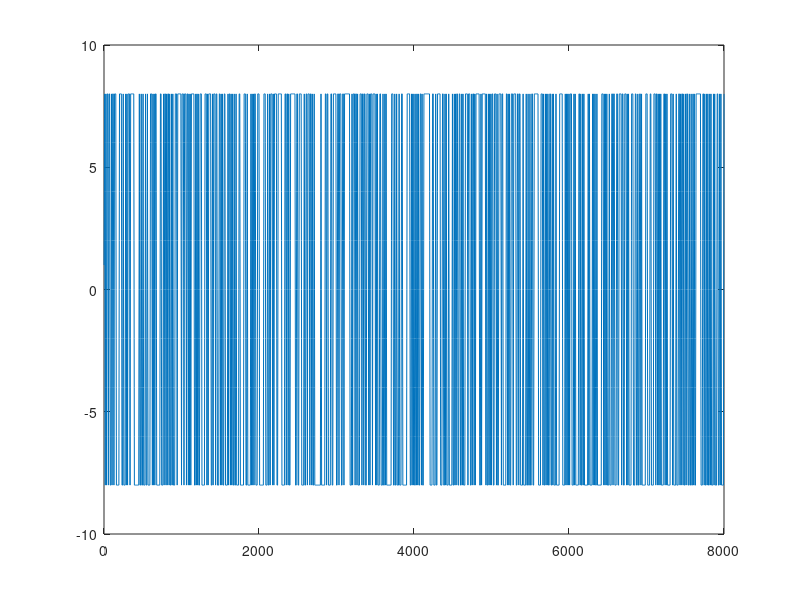
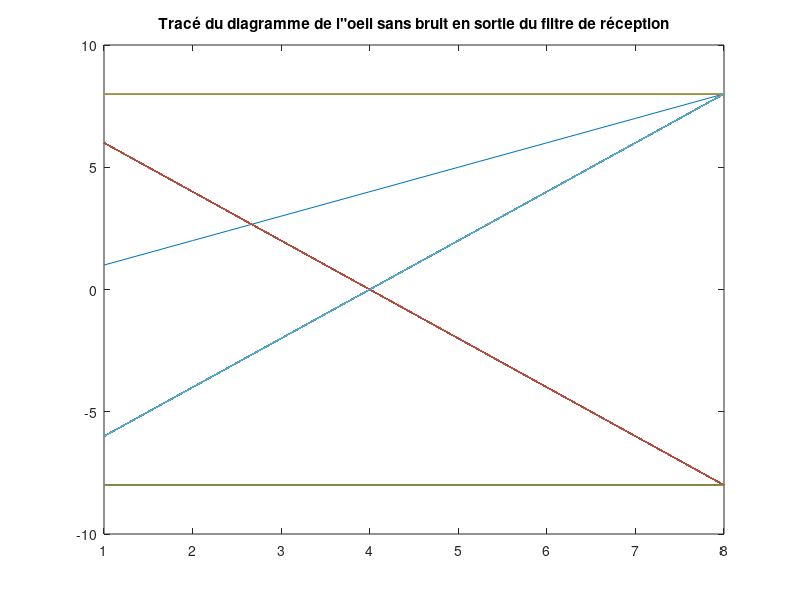
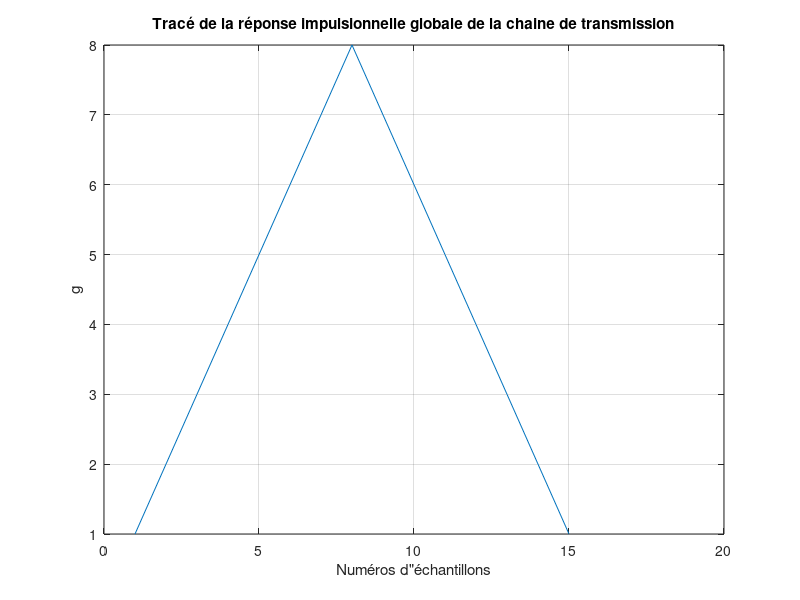

The MATLAB source for these figures, in order:
%%%%%%%%%%%%%%%%%%%%%%%%%%%%%%%%%%%%%%%%%%%%%%%%%%%%%%%%%%%%%%%%%%%%%%%
% IMPLANTATION DU BLOC MODULATEUR DEMODULATEUR SANS CANAL
% Nom Prénom, Avril 2025
%%%%%%%%%%%%%%%%%%%%%%%%%%%%%%%%%%%%%%%%%%%%%%%%%%%%%%%%%%%%%%%%%%%%%%%

clear all
close all

%% %%%%%%%%%%%%%%%%%%%%%%%%%%%%%%%%%%%%%%%%%%%%%%%%%%%%%%%%%%%%%%%%%%%%%%%%%
%PARAMETRES GENERAUX 
%%%%%%%%%%%%%%%%%%%%%%%%%%%%%%%%%%%%%%%%%%%%%%%%%%%%%%%%%%%%%%%%%%%%%%%%%%%
Fe=24000;       %Fréquence d'échantillonnage
Te=1/Fe;        %Période d'échantillonnage
Rb=3000;        %Débit binaire souhaité
N=1000;         %Nombre de bits générés

M= 2;         %Ordre de la modulation :           A COMPLETER
Rs=Rb/log2(M);         %Débit symbole :                    A COMPLETER
Ns=1/(Rs*Te);         %Facteur de suréchantillonnage :    A COMPLETER

%% %%%%%%%%%%%%%%%%%%%%%%%%%%%%%%%%%%%%%%%%%%%%%%%%%%%%%%%%%%%%%%%%%%%%%%%%%
%GENERATION DE L'INFORMATION BINAIRE
%%%%%%%%%%%%%%%%%%%%%%%%%%%%%%%%%%%%%%%%%%%%%%%%%%%%%%%%%%%%%%%%%%%%%%%%%%%
bits=randi([0,1],1,N);

%% %%%%%%%%%%%%%%%%%%%%%%%%%%%%%%%%%%%%%%%%%%%%%%%%%%%%%%%%%%%%%%%%%%%%%%%%%
%MAPPING
%%%%%%%%%%%%%%%%%%%%%%%%%%%%%%%%%%%%%%%%%%%%%%%%%%%%%%%%%%%%%%%%%%%%%%%%%%%
symboles = bits*2-1;     % A COMPLETER

%% %%%%%%%%%%%%%%%%%%%%%%%%%%%%%%%%%%%%%%%%%%%%%%%%%%%%%%%%%%%%%%%%%%%%%%%%%
%SURECHANTILLONNAGE
%%%%%%%%%%%%%%%%%%%%%%%%%%%%%%%%%%%%%%%%%%%%%%%%%%%%%%%%%%%%%%%%%%%%%%%%%%%
somme_Diracs_ponderes=kron(symboles,[1 zeros(1,Ns-1)]);

%% %%%%%%%%%%%%%%%%%%%%%%%%%%%%%%%%%%%%%%%%%%%%%%%%%%%%%%%%%%%%%%%%%%%%%%%%%
%FILTRAGE DE MISE EN FORME
%%%%%%%%%%%%%%%%%%%%%%%%%%%%%%%%%%%%%%%%%%%%%%%%%%%%%%%%%%%%%%%%%%%%%%%%%%%
%Génération de la réponse impulsionnelle du filtre de mise en forme
h = ones(1, Ns);             % A COMPLETER 
%Filtrage de mise en forme
Signal_emis=filter(h,1,somme_Diracs_ponderes);

%% %%%%%%%%%%%%%%%%%%%%%%%%%%%%%%%%%%%%%%%%%%%%%%%%%%%%%%%%%%%%%%%%%%%%%%%%%
%PAS DE CANAL DE PROPAGATION
%%%%%%%%%%%%%%%%%%%%%%%%%%%%%%%%%%%%%%%%%%%%%%%%%%%%%%%%%%%%%%%%%%%%%%%%%%%
Signal_recu=Signal_emis;

%% %%%%%%%%%%%%%%%%%%%%%%%%%%%%%%%%%%%%%%%%%%%%%%%%%%%%%%%%%%%%%%%%%%%%%%%%%
%FILTRAGE DE RECEPTION
%%%%%%%%%%%%%%%%%%%%%%%%%%%%%%%%%%%%%%%%%%%%%%%%%%%%%%%%%%%%%%%%%%%%%%%%%%%
%Réponse impulsionnelle du filtre de réception
hr = h;             % A COMPLETER  
%Filtrage de réception
Signal_recu_filtre=filter(hr,1,Signal_recu);
figure
plot(Signal_recu_filtre)

%% %%%%%%%%%%%%%%%%%%%%%%%%%%%%%%%%%%%%%%%%%%%%%%%%%%%%%%%%%%%%%%%%%%%%%%%%%
%DIAGRAMME DE L'OEIL EN SORTIE DU FILTRE DE RECEPTION SANS BRUIT
%%%%%%%%%%%%%%%%%%%%%%%%%%%%%%%%%%%%%%%%%%%%%%%%%%%%%%%%%%%%%%%%%%%%%%%%%%%
oeil=reshape(Signal_recu_filtre,Ns,length(Signal_recu_filtre)/Ns);
figure
plot(oeil)
title('Tracé du diagramme de l"oeil sans bruit en sortie du filtre de réception')

%% %%%%%%%%%%%%%%%%%%%%%%%%%%%%%%%%%%%%%%%%%%%%%%%%%%%%%%%%%%%%%%%%%%%%%%%%%
%TRACE DE LA REPONSE IMPULSIONNELLE GLOBALE DE LA CHAINE DE TRANSMISSION
%%%%%%%%%%%%%%%%%%%%%%%%%%%%%%%%%%%%%%%%%%%%%%%%%%%%%%%%%%%%%%%%%%%%%%%%%%%
g=conv(h, hr);     % A COMPLETER 
figure
plot(g)
ylabel('g')
xlabel('Numéros d"échantillons')
grid
title('Tracé de la réponse impulsionnelle globale de la chaine de transmission')

%% %%%%%%%%%%%%%%%%%%%%%%%%%%%%%%%%%%%%%%%%%%%%%%%%%%%%%%%%%%%%%%%%%%%%%%%%%
%ECHANTILLONNAGE AU RYTHME SYMBOLE
%%%%%%%%%%%%%%%%%%%%%%%%%%%%%%%%%%%%%%%%%%%%%%%%%%%%%%%%%%%%%%%%%%%%%%%%%%%
%Choix de n0
n0=input('Choix de n0 pour échantillonnage à n0+mNs ? \n');     
%Echantillonnage à n0+mNs
Signal_echantillonne=Signal_recu_filtre(n0:Ns:end);

%% %%%%%%%%%%%%%%%%%%%%%%%%%%%%%%%%%%%%%%%%%%%%%%%%%%%%%%%%%%%%%%%%%%%%%%%%%
%DECISIONS SUR LES SYMBOLES 
%%%%%%%%%%%%%%%%%%%%%%%%%%%%%%%%%%%%%%%%%%%%%%%%%%%%%%%%%%%%%%%%%%%%%%%%%%%
symboles_recus=sign(Signal_echantillonne);  % A COMPLETER 

%% %%%%%%%%%%%%%%%%%%%%%%%%%%%%%%%%%%%%%%%%%%%%%%%%%%%%%%%%%%%%%%%%%%%%%%%%%
%CALCUL DU TAUX D'ERREUR SYMBOLE
%%%%%%%%%%%%%%%%%%%%%%%%%%%%%%%%%%%%%%%%%%%%%%%%%%%%%%%%%%%%%%%%%%%%%%%%%%%
TES=sum(symboles~=symboles_recus)/N            % A COMPLETER 

%% %%%%%%%%%%%%%%%%%%%%%%%%%%%%%%%%%%%%%%%%%%%%%%%%%%%%%%%%%%%%%%%%%%%%%%%%%
%DEMAPPING
%%%%%%%%%%%%%%%%%%%%%%%%%%%%%%%%%%%%%%%%%%%%%%%%%%%%%%%%%%%%%%%%%%%%%%%%%%%
bits_recus=(symboles_recus+1)/2;     % A COMPLETER 

%% %%%%%%%%%%%%%%%%%%%%%%%%%%%%%%%%%%%%%%%%%%%%%%%%%%%%%%%%%%%%%%%%%%%%%%%%%
%CALCUL DU TAUX D'ERREUR BINAIRE
%%%%%%%%%%%%%%%%%%%%%%%%%%%%%%%%%%%%%%%%%%%%%%%%%%%%%%%%%%%%%%%%%%%%%%%%%%%
TEB=sum(bits~=bits_recus)/N            % A COMPLETER
